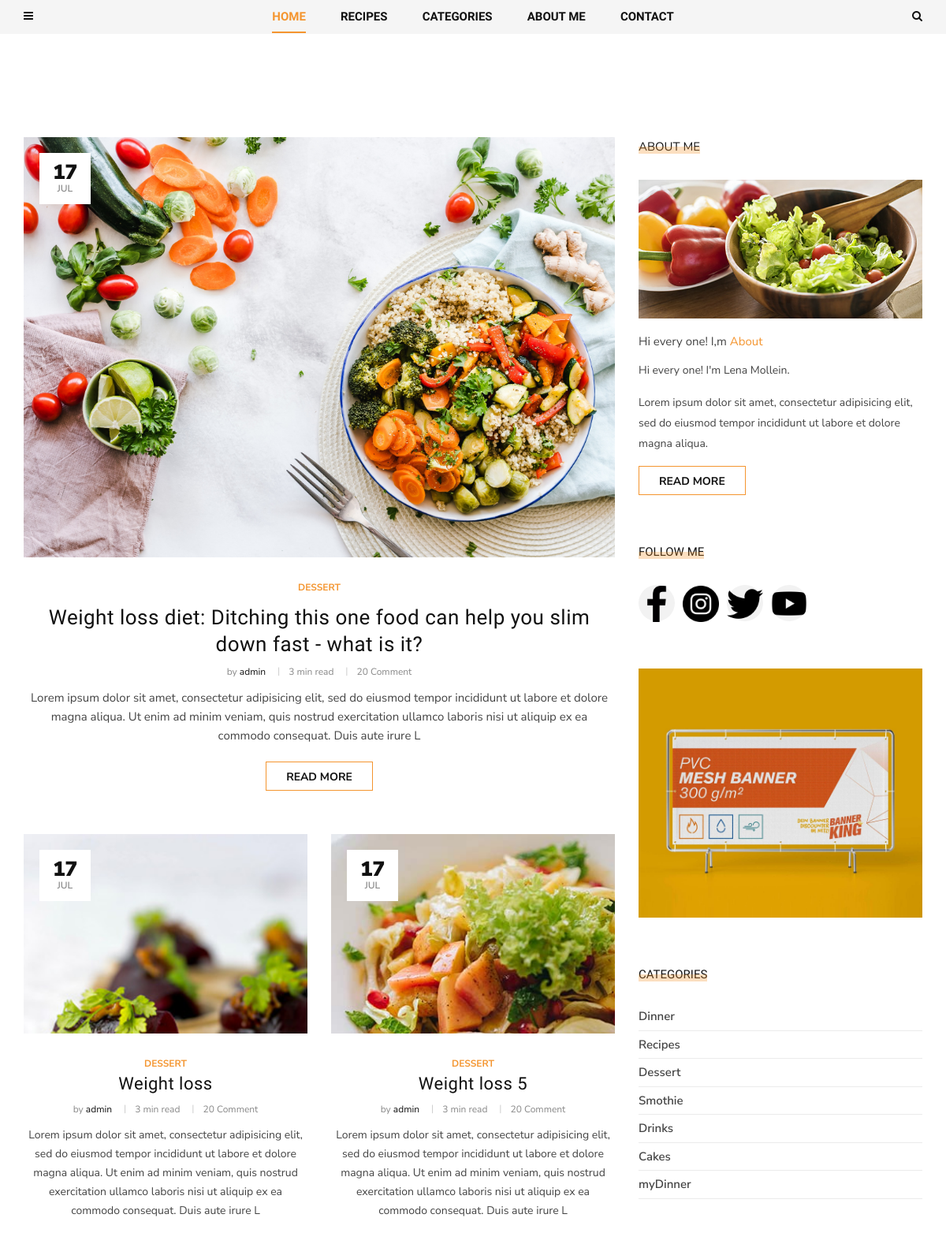
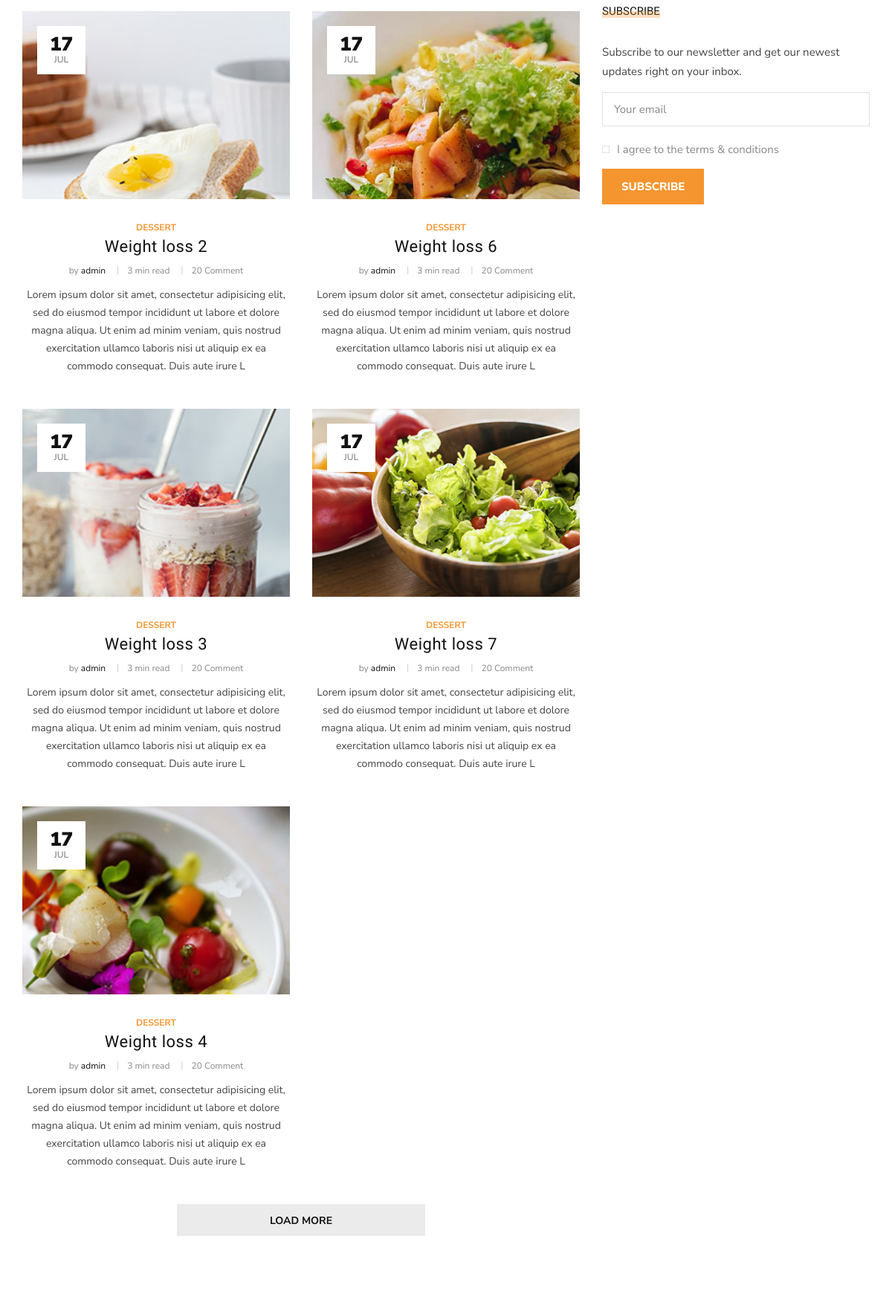
The page / (upper part) on the database its author committed (2 pictures, top to bottom).
### blog/models.py (models this page shows, shortened)
class Post(models.Model):
    author = models.ForeignKey(User, related_name="posts", on_delete=models.CASCADE)
    title = models.CharField(max_length=200)
    image = models.ImageField(upload_to='articles/')
    text = models.TextField()
    category = models.ForeignKey(
        Category,
        related_name="post",
        on_delete=models.SET_NULL,
        null=True
    )
    tags = models.ManyToManyField(Tag, related_name="post")
    create_at = models.DateTimeField(auto_now_add=True)
    slug = models.SlugField(max_length=200, unique=True)
    def get_absolute_url(self):
        return reverse("post_single", kwargs={"slug": self.category.slug, "post_slug": self.slug})

class Category(MPTTModel):
    name = models.CharField(max_length=100)
    slug = models.SlugField(max_length=100)
    parent = TreeForeignKey(
        'self',
        related_name="children",
        on_delete=models.SET_NULL,
        null=True,
        blank=True
    )
    def __str__(self):
        return self.name
    class MPTTMeta:
        order_insertion_by = ['name']

### contact/models.py (models this page shows, shortened)
class About(models.Model):
    name = models.CharField(max_length=50, default='')
    text = RichTextField()
    mini_text = RichTextField()
    def get_first_image(self):
        item = self.about_images.first()
        return item.image.url

class ImageAbout(models.Model):
    image = models.ImageField(upload_to="about/")
    page = models.ForeignKey(About, on_delete=models.CASCADE, related_name="about_images")
    alt = models.CharField(max_length=100)

class Social(models.Model):
    icon = models.FileField(upload_to="icons/")
    name = models.CharField(max_length=200)
    link = models.URLField()

### blog/views.py (the view)
# urls.py: path('', views.HomeView.as_view(), name="home"),
class HomeView(ListView):
    model = Post
    paginate_by = 9
    template_name = "blog/home.html"

### blog/templatetags/menu_tags.py (called while the page is built)
def get_all_categories():
    return Category.objects.all()

@register.simple_tag()
def get_list_category():
    return get_all_categories()

@register.inclusion_tag('blog/include/tags/top_menu.html')
def get_categories():
    category = get_all_categories()
    return {"list_category": category}

@register.inclusion_tag('blog/include/tags/recipes_tag.html')
def get_last_posts():
    posts = Post.objects.select_related("category").order_by("-id")[:5]
    return {"list_last_post": posts}

### contact/templatetags/social_tags.py (called while the page is built)
@register.simple_tag()
def get_social_links():
    return Social.objects.all()

@register.simple_tag()
def get_about():
    return About.objects.last()

### gallery/templatetags/gallery_tags.py (called while the page is built)
@register.inclusion_tag('blog/include/tags/gallery_tag.html')
def get_gallery():
    photos = Photo.objects.order_by()[:5]
    return {"photos": photos}

### templates/blog/home.html
{% extends 'base.html' %}
{% load gallery_tags %}
{% block content %}
  {% get_gallery %}
  <section class="categories spad">
    <div class="categories__post">
      <div class="container">
        <div class="row">
          <div class="col-lg-8 col-md-8">
            {% for post in post_list %}
                {% if forloop.first %}
                  <div class="categories__post__item categories__post__item--large">
                    <div class="categories__post__item__pic set-bg"
                         data-setbg="{{ post.image.url }}">
                      <div class="post__meta">
                        <h4>{{ post.create_at|date:"d" }}</h4>
                        <span>{{ post.create_at|date:"M" }}</span>
                      </div>
                    </div>
                    <div class="categories__post__item__text">
                      <ul class="post__label--large">
                        <li>{{ post.category }}</li>
                      </ul>
                      <h3><a href="{{ post.get_absolute_url }}">{{ post.title }}</a></h3>
                      <ul class="post__widget">
                        <li>by <span>{{ post.author }}</span></li>
                        <li>3 min read</li>
                        <li>20 Comment</li>
                      </ul>
                      <p>{{ post.text|slice:":250" }}</p>
                      <a href="{{ post.get_absolute_url }}" class="primary-btn">Read more</a>
                    </div>
                  </div>
                  <div class="row">
                {% endif %}
            {% endfor %}
                <div class="col-lg-6 col-md-6 col-sm-6">
                  {% for post in post_list %}
                      {% if forloop.counter <= 5 and  forloop.counter > 1 %}
                        <div class="categories__post__item">
                          <div class="categories__post__item__pic small__item set-bg"
                               data-setbg="{{ post.image.url }}">
                            <div class="post__meta">
                              <h4>{{ post.create_at|date:"d" }}</h4>
                              <span>{{ post.create_at|date:"M" }}</span>
                            </div>
                          </div>
                          <div class="categories__post__item__text">
                            <span class="post__label">{{ post.category }}</span>
                            <h3><a href="{{ post.get_absolute_url }}">{{ post.title }}</a></h3>
                            <ul class="post__widget">
                              <li>by <span>{{ post.author }}</span></li>
                              <li>3 min read</li>
                              <li>20 Comment</li>
                            </ul>
                            <p>{{ post.text|slice:":250" }}</p>
                          </div>
                        </div>
                      {% endif %}
                  {% endfor %}
                </div>
                <div class="col-lg-6 col-md-6 col-sm-6">
                  {% for post in post_list %}
                    {% if forloop.counter > 5 %}
                      <div class="categories__post__item">
                        <div class="categories__post__item__pic small__item set-bg"
                             data-setbg="{{ post.image.url }}">
                          <div class="post__meta">
                            <h4>{{ post.create_at|date:"d" }}</h4>
                            <span>{{ post.create_at|date:"M" }}</span>
                          </div>
                        </div>
                        <div class="categories__post__item__text">
                          <span class="post__label">{{ post.category }}</span>
                          <h3><a href="{{ post.get_absolute_url }}">{{ post.title }}</a></h3>
                          <ul class="post__widget">
                            <li>by <span>{{ post.author }}</span></li>
                            <li>3 min read</li>
                            <li>20 Comment</li>
                          </ul>
                          <p>{{ post.text|slice:":250" }}</p>
                        </div>
                      </div>
                    {% endif %}
                  {% endfor %}
                </div>
              </div>
            <div class="col-lg-12 text-center">
              <div class="load__more__btn">
                <a href="#">Load more</a>
              </div>
            </div>
          </div>
          {% include 'blog/include/sidebar.html' %}
        </div>
      </div>
    </div>
  </section>
{% endblock content %}

### templates/base.html (shortened to what this page needs)
<!DOCTYPE html>
<html lang="en">
{% load static %}
<head>
  <link rel="stylesheet" href="{% static 'css/bootstrap.min.css' %}" type="text/css">
  <link rel="stylesheet" href="{% static 'css/font-awesome.min.css' %}" type="text/css">
  <link rel="stylesheet" href="{% static 'css/elegant-icons.css' %}" type="text/css">
  <link rel="stylesheet" href="{% static 'css/owl.carousel.min.css' %}" type="text/css">
  <link rel="stylesheet" href="{% static 'css/slicknav.min.css' %}" type="text/css">
  <link rel="stylesheet" href="{% static 'css/style.css' %}" type="text/css">
</head>
<body>
{% include 'header.html' %}
{% block content %}
{% endblock content %}
</body>
</html>

### templates/blog/include/left_nav.html (shortened to what this page needs)
{% load menu_tags social_tags cache %}

### templates/blog/include/tags/top_menu.html (shortened to what this page needs)
{% load mptt_tags %}
<li class="dropdown">
  <a href="#">Categories</a>
</li>

### templates/header.html
{% load social_tags cache %}
{% cache 5000 header %}
<header class="header">
  <div class="header__top">
    <div class="container">
      <div class="row">
        <div class="col-lg-2 col-md-1 col-6 order-md-1 order-1">
          <div class="header__humberger">
            <i class="fa fa-bars humberger__open"></i>
          </div>
        </div>
        <div class="col-lg-8 col-md-10 order-md-2 order-3">
          {% include 'blog/include/top_nav.html' %}
        </div>
        <div class="col-lg-2 col-md-1 col-6 order-md-3 order-2">
          <div class="header__search">
            <i class="fa fa-search search-switch"></i>
          </div>
        </div>
      </div>
    </div>
  </div>
</header>
{% endcache %}

### templates/blog/include/top_nav.html
{% load menu_tags cache %}
{% cache 5000 top_nav %}
<nav class="header__menu">
  <ul>
    <li class="active"><a href="/">Home</a></li>
    {% get_last_posts %}
    {% get_categories %}
    <li><a href="{% url 'about' %}">About me</a></li>
    <li><a href="{% url 'contact' %}">Contact</a></li>
  </ul>
</nav>
{% endcache %}

### templates/blog/include/tags/recipes_tag.html (shortened to what this page needs)
{% load menu_tags %}
<li>
  <a href="#">Recipes</a>
</li>

### templates/blog/include/tags/gallery_tag.html (shortened to what this page needs)
<section class="hero">
  <div class="hero__slider owl-carousel">
  </div>
</section>

### templates/blog/include/sidebar.html (shortened to what this page needs)
{% load social_tags cache %}
{% cache 5000 sidebar %}
<div class="col-lg-4 col-md-4">
  <div class="sidebar__item">
    <div class="sidebar__about__item">
      <div class="sidebar__item__title">
        <h6>About me</h6>
      </div>
      {% get_about as about %}
      <img src="{{ about.get_first_image }}" alt="">
      <h6>Hi every one! I,m <span>{{ about.name }}</span></h6>
      <p>{{ about.mini_text|safe }}</p>
      <a href="{% url 'about' %}" class="primary-btn">Read more</a>
    </div>
    <div class="sidebar__follow__item">
      <div class="sidebar__item__title">
        <h6>Follow me</h6>
      </div>
      {% get_social_links as social_links %}
      <div class="sidebar__item__follow__links">
        {% for item in social_links %}
          <a href="{{ item.link }}"><img src="{{ item.icon.url }}"></a>
        {% endfor %}
      </div>
    </div>
    <div class="sidebar__item__banner">
      <img src="/static/img/sidebar/banner.jpg" alt="">
    </div>
    <div class="sidebar__item__categories">
      <div class="sidebar__item__title">
        <h6>Categories</h6>
      </div>
    {% include './sidebar_category.html' %}
    </div>
    <div class="sidebar__subscribe__item">
      <div class="sidebar__item__title">
        <h6>Subscribe</h6>
      </div>
      <p>Subscribe to our newsletter and get our newest updates right on your inbox.</p>
      <form action="#">
        <input type="text" class="email-input" placeholder="Your email">
        <label for="s-agree-check">
          I agree to the terms & conditions
          <span class="checkmark"></span>
        </label>
        <button type="submit" class="site-btn">Subscribe</button>
      </form>
    </div>
  </div>
</div>
{% endcache %}

### templates/blog/include/sidebar_category.html
{% load menu_tags %}
<ul>
  {% get_list_category as list_category %}
  {% for node in list_category %}
    <li><a href="{% url 'post_list' node.slug %}">{{ node.name }}</a></li>
  {% endfor %}
</ul>

### templates/footer.html (shortened to what this page needs)
{% load static social_tags cache %}

### rows shown on the page
Post: create_at "17", create_at "JUL", category "DESSERT", title "Weight loss diet: Ditching this one food can help you slim down fast - what is it?", author "admin", text "Lorem ipsum dolor sit amet, consectetur adipisicing elit, sed do eiusmod tempor incididunt ut labore et dolore magna aliqua. Ut enim ad minim veniam, quis nostrud exercitation ullamco laboris nisi ut aliquip ex ea commodo consequat. Duis aute irure L"
Post: shows a picture, create_at "17", create_at "JUL", category "DESSERT", title "Weight loss", author "admin", text "Lorem ipsum dolor sit amet, consectetur adipisicing elit, sed do eiusmod tempor incididunt ut labore et dolore magna aliqua. Ut enim ad minim veniam, quis nostrud exercitation ullamco laboris nisi ut aliquip ex ea commodo consequat. Duis aute irure L"
Post: shows a picture, create_at "17", create_at "JUL", category "DESSERT", title "Weight loss 2", author "admin", text "Lorem ipsum dolor sit amet, consectetur adipisicing elit, sed do eiusmod tempor incididunt ut labore et dolore magna aliqua. Ut enim ad minim veniam, quis nostrud exercitation ullamco laboris nisi ut aliquip ex ea commodo consequat. Duis aute irure L"
Post: shows a picture, create_at "17", create_at "JUL", category "DESSERT", title "Weight loss 3", author "admin", text "Lorem ipsum dolor sit amet, consectetur adipisicing elit, sed do eiusmod tempor incididunt ut labore et dolore magna aliqua. Ut enim ad minim veniam, quis nostrud exercitation ullamco laboris nisi ut aliquip ex ea commodo consequat. Duis aute irure L"
Post: shows a picture, create_at "17", create_at "JUL", category "DESSERT", title "Weight loss 4", author "admin", text "Lorem ipsum dolor sit amet, consectetur adipisicing elit, sed do eiusmod tempor incididunt ut labore et dolore magna aliqua. Ut enim ad minim veniam, quis nostrud exercitation ullamco laboris nisi ut aliquip ex ea commodo consequat. Duis aute irure L"
Post: create_at "17", create_at "JUL", category "DESSERT", title "Weight loss 5", author "admin", text "Lorem ipsum dolor sit amet, consectetur adipisicing elit, sed do eiusmod tempor incididunt ut labore et dolore magna aliqua. Ut enim ad minim veniam, quis nostrud exercitation ullamco laboris nisi ut aliquip ex ea commodo consequat. Duis aute irure L"
Post: create_at "17", create_at "JUL", category "DESSERT", title "Weight loss 6", author "admin", text "Lorem ipsum dolor sit amet, consectetur adipisicing elit, sed do eiusmod tempor incididunt ut labore et dolore magna aliqua. Ut enim ad minim veniam, quis nostrud exercitation ullamco laboris nisi ut aliquip ex ea commodo consequat. Duis aute irure L"
Post: shows a picture, create_at "17", create_at "JUL", category "DESSERT", title "Weight loss 7", author "admin", text "Lorem ipsum dolor sit amet, consectetur adipisicing elit, sed do eiusmod tempor incididunt ut labore et dolore magna aliqua. Ut enim ad minim veniam, quis nostrud exercitation ullamco laboris nisi ut aliquip ex ea commodo consequat. Duis aute irure L"
About: get_first_image (picture), name "About", mini_text "Hi every one! I'm Lena Mollein. Lorem ipsum dolor sit amet, consectetur adipisicing elit, sed do eiusmod tempor incididunt ut labore et dolore magna aliqua."
Social: icon (picture)
Social: icon (picture)
Social: icon (picture)
Social: icon (picture)
Category: name "Dinner"
Category: name "Recipes"
Category: name "Dessert"
Category: name "Smothie"
Category: name "Drinks"
Category: name "Cakes"
Category: name "myDinner"
